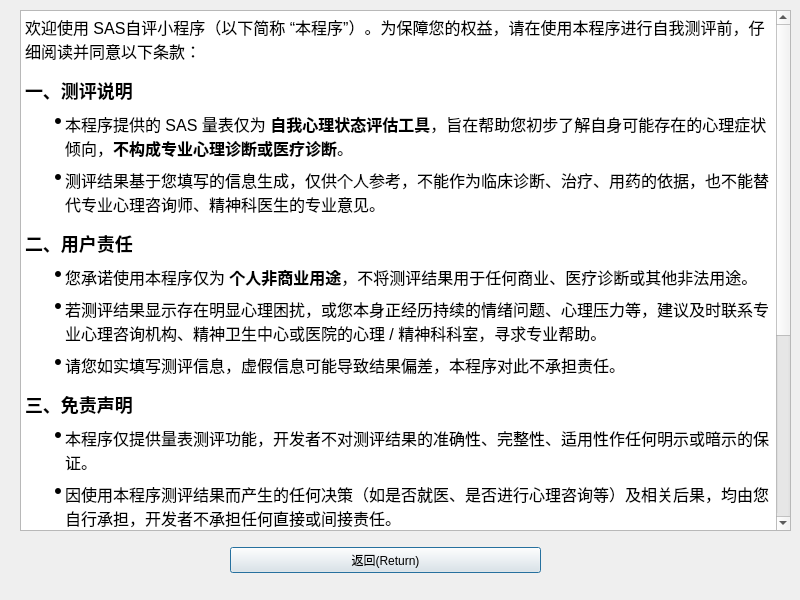
<?xml version="1.0" encoding="UTF-8"?>
<ui version="4.0">
 <class>Agreement</class>
 <widget class="QDialog" name="Agreement">
  <property name="geometry">
   <rect>
    <x>0</x>
    <y>0</y>
    <width>800</width>
    <height>600</height>
   </rect>
  </property>
  <property name="windowTitle">
   <string>Dialog</string>
  </property>
  <widget class="QWidget" name="horizontalLayoutWidget">
   <property name="geometry">
    <rect>
     <x>230</x>
     <y>540</y>
     <width>311</width>
     <height>41</height>
    </rect>
   </property>
   <layout class="QHBoxLayout" name="horizontalLayout">
    <item>
     <widget class="QPushButton" name="Return">
      <property name="text">
       <string>返回(Return)</string>
      </property>
     </widget>
    </item>
   </layout>
  </widget>
  <widget class="QTextBrowser" name="textBrowser">
   <property name="geometry">
    <rect>
     <x>20</x>
     <y>10</y>
     <width>771</width>
     <height>521</height>
    </rect>
   </property>
   <property name="html">
    <string>&lt;!DOCTYPE HTML PUBLIC &quot;-//W3C//DTD HTML 4.0//EN&quot; &quot;http://www.w3.org/TR/REC-html40/strict.dtd&quot;&gt;
&lt;html&gt;&lt;head&gt;&lt;meta name=&quot;qrichtext&quot; content=&quot;1&quot; /&gt;&lt;meta charset=&quot;utf-8&quot; /&gt;&lt;style type=&quot;text/css&quot;&gt;
p, li { white-space: pre-wrap; }
hr { height: 1px; border-width: 0; }
li.unchecked::marker { content: &quot;\2610&quot;; }
li.checked::marker { content: &quot;\2612&quot;; }
&lt;/style&gt;&lt;/head&gt;&lt;body style=&quot; font-family:'Microsoft YaHei UI'; font-size:9pt; font-weight:400; font-style:normal;&quot;&gt;
&lt;p style=&quot; margin-top:0px; margin-bottom:0px; margin-left:0px; margin-right:0px; -qt-block-indent:0; text-indent:0px; line-height:24px; background-color:#ffffff;&quot;&gt;&lt;span style=&quot; font-family:'Inter','-apple-system','BlinkMacSystemFont','Segoe UI','PingFang SC','Hiragino Sans GB','Microsoft YaHei','Helvetica Neue','Helvetica','Arial','sans-serif'; font-size:16px; color:#000000; background-color:#ffffff;&quot;&gt;欢迎使用 SAS自评小程序（以下简称 “本程序”）。为保障您的权益，请在使用本程序进行自我测评前，仔细阅读并同意以下条款：&lt;/span&gt;&lt;/p&gt;
&lt;h2 style=&quot; margin-top:14px; margin-bottom:0px; margin-left:0px; margin-right:0px; -qt-block-indent:0; text-indent:0px; line-height:27px; background-color:#ffffff;&quot;&gt;&lt;span style=&quot; font-family:'Inter','-apple-system','BlinkMacSystemFont','Segoe UI','PingFang SC','Hiragino Sans GB','Microsoft YaHei','Helvetica Neue','Helvetica','Arial','sans-serif'; font-size:x-large; font-weight:600; color:#000000; background-color:#ffffff;&quot;&gt;一、测评说明&lt;/span&gt;&lt;/h2&gt;
&lt;ul style=&quot;margin-top: 0px; margin-bottom: 0px; margin-left: 0px; margin-right: 0px; -qt-list-indent: 1;&quot;&gt;
&lt;li style=&quot; font-family:'Inter','-apple-system','BlinkMacSystemFont','Segoe UI','PingFang SC','Hiragino Sans GB','Microsoft YaHei','Helvetica Neue','Helvetica','Arial','sans-serif'; font-size:16px; color:#000000; background-color:#ffffff;&quot; style=&quot; margin-top:8px; margin-bottom:8px; margin-left:0px; margin-right:0px; -qt-block-indent:0; text-indent:0px; line-height:24px;&quot;&gt;本程序提供的 SAS 量表仅为 &lt;span style=&quot; font-weight:700;&quot;&gt;自我心理状态评估工具&lt;/span&gt;，旨在帮助您初步了解自身可能存在的心理症状倾向，&lt;span style=&quot; font-weight:700;&quot;&gt;不构成专业心理诊断或医疗诊断&lt;/span&gt;。&lt;/li&gt;
&lt;li style=&quot; font-family:'Inter','-apple-system','BlinkMacSystemFont','Segoe UI','PingFang SC','Hiragino Sans GB','Microsoft YaHei','Helvetica Neue','Helvetica','Arial','sans-serif'; font-size:16px; color:#000000; background-color:#ffffff;&quot; style=&quot; margin-top:8px; margin-bottom:8px; margin-left:0px; margin-right:0px; -qt-block-indent:0; text-indent:0px; line-height:24px;&quot;&gt;测评结果基于您填写的信息生成，仅供个人参考，不能作为临床诊断、治疗、用药的依据，也不能替代专业心理咨询师、精神科医生的专业意见。&lt;/li&gt;&lt;/ul&gt;
&lt;h2 style=&quot; margin-top:14px; margin-bottom:0px; margin-left:0px; margin-right:0px; -qt-block-indent:0; text-indent:0px; line-height:27px; background-color:#ffffff;&quot;&gt;&lt;span style=&quot; font-family:'Inter','-apple-system','BlinkMacSystemFont','Segoe UI','PingFang SC','Hiragino Sans GB','Microsoft YaHei','Helvetica Neue','Helvetica','Arial','sans-serif'; font-size:x-large; font-weight:600; color:#000000; background-color:#ffffff;&quot;&gt;二、用户责任&lt;/span&gt;&lt;/h2&gt;
&lt;ul style=&quot;margin-top: 0px; margin-bottom: 0px; margin-left: 0px; margin-right: 0px; -qt-list-indent: 1;&quot;&gt;
&lt;li style=&quot; font-family:'Inter','-apple-system','BlinkMacSystemFont','Segoe UI','PingFang SC','Hiragino Sans GB','Microsoft YaHei','Helvetica Neue','Helvetica','Arial','sans-serif'; font-size:16px; color:#000000; background-color:#ffffff;&quot; style=&quot; margin-top:8px; margin-bottom:8px; margin-left:0px; margin-right:0px; -qt-block-indent:0; text-indent:0px; line-height:24px;&quot;&gt;您承诺使用本程序仅为 &lt;span style=&quot; font-weight:700;&quot;&gt;个人非商业用途&lt;/span&gt;，不将测评结果用于任何商业、医疗诊断或其他非法用途。&lt;/li&gt;
&lt;li style=&quot; font-family:'Inter','-apple-system','BlinkMacSystemFont','Segoe UI','PingFang SC','Hiragino Sans GB','Microsoft YaHei','Helvetica Neue','Helvetica','Arial','sans-serif'; font-size:16px; color:#000000; background-color:#ffffff;&quot; style=&quot; margin-top:8px; margin-bottom:8px; margin-left:0px; margin-right:0px; -qt-block-indent:0; text-indent:0px; line-height:24px;&quot;&gt;若测评结果显示存在明显心理困扰，或您本身正经历持续的情绪问题、心理压力等，建议及时联系专业心理咨询机构、精神卫生中心或医院的心理 / 精神科科室，寻求专业帮助。&lt;/li&gt;
&lt;li style=&quot; font-family:'Inter','-apple-system','BlinkMacSystemFont','Segoe UI','PingFang SC','Hiragino Sans GB','Microsoft YaHei','Helvetica Neue','Helvetica','Arial','sans-serif'; font-size:16px; color:#000000; background-color:#ffffff;&quot; style=&quot; margin-top:8px; margin-bottom:8px; margin-left:0px; margin-right:0px; -qt-block-indent:0; text-indent:0px; line-height:24px;&quot;&gt;请您如实填写测评信息，虚假信息可能导致结果偏差，本程序对此不承担责任。&lt;/li&gt;&lt;/ul&gt;
&lt;h2 style=&quot; margin-top:14px; margin-bottom:0px; margin-left:0px; margin-right:0px; -qt-block-indent:0; text-indent:0px; line-height:27px; background-color:#ffffff;&quot;&gt;&lt;span style=&quot; font-family:'Inter','-apple-system','BlinkMacSystemFont','Segoe UI','PingFang SC','Hiragino Sans GB','Microsoft YaHei','Helvetica Neue','Helvetica','Arial','sans-serif'; font-size:x-large; font-weight:600; color:#000000; background-color:#ffffff;&quot;&gt;三、免责声明&lt;/span&gt;&lt;/h2&gt;
&lt;ul style=&quot;margin-top: 0px; margin-bottom: 0px; margin-left: 0px; margin-right: 0px; -qt-list-indent: 1;&quot;&gt;
&lt;li style=&quot; font-family:'Inter','-apple-system','BlinkMacSystemFont','Segoe UI','PingFang SC','Hiragino Sans GB','Microsoft YaHei','Helvetica Neue','Helvetica','Arial','sans-serif'; font-size:16px; color:#000000; background-color:#ffffff;&quot; style=&quot; margin-top:8px; margin-bottom:8px; margin-left:0px; margin-right:0px; -qt-block-indent:0; text-indent:0px; line-height:24px;&quot;&gt;本程序仅提供量表测评功能，开发者不对测评结果的准确性、完整性、适用性作任何明示或暗示的保证。&lt;/li&gt;
&lt;li style=&quot; font-family:'Inter','-apple-system','BlinkMacSystemFont','Segoe UI','PingFang SC','Hiragino Sans GB','Microsoft YaHei','Helvetica Neue','Helvetica','Arial','sans-serif'; font-size:16px; color:#000000; background-color:#ffffff;&quot; style=&quot; margin-top:8px; margin-bottom:8px; margin-left:0px; margin-right:0px; -qt-block-indent:0; text-indent:0px; line-height:24px;&quot;&gt;因使用本程序测评结果而产生的任何决策（如是否就医、是否进行心理咨询等）及相关后果，均由您自行承担，开发者不承担任何直接或间接责任。&lt;/li&gt;
&lt;li style=&quot; font-family:'Inter','-apple-system','BlinkMacSystemFont','Segoe UI','PingFang SC','Hiragino Sans GB','Microsoft YaHei','Helvetica Neue','Helvetica','Arial','sans-serif'; font-size:16px; color:#000000; background-color:#ffffff;&quot; style=&quot; margin-top:8px; margin-bottom:8px; margin-left:0px; margin-right:0px; -qt-block-indent:0; text-indent:0px; line-height:24px;&quot;&gt;本程序仅用于心理状态初步筛查，不具备治疗、干预功能，开发者不对任何因心理问题引发的风险（如自伤、情绪失控等）承担责任。&lt;/li&gt;&lt;/ul&gt;
&lt;h2 style=&quot; margin-top:14px; margin-bottom:0px; margin-left:0px; margin-right:0px; -qt-block-indent:0; text-indent:0px; line-height:27px; background-color:#ffffff;&quot;&gt;&lt;span style=&quot; font-family:'Inter','-apple-system','BlinkMacSystemFont','Segoe UI','PingFang SC','Hiragino Sans GB','Microsoft YaHei','Helvetica Neue','Helvetica','Arial','sans-serif'; font-size:x-large; font-weight:600; color:#000000; background-color:#ffffff;&quot;&gt;四、其他&lt;/span&gt;&lt;/h2&gt;
&lt;ul style=&quot;margin-top: 0px; margin-bottom: 0px; margin-left: 0px; margin-right: 0px; -qt-list-indent: 1;&quot;&gt;
&lt;li style=&quot; font-family:'Inter','-apple-system','BlinkMacSystemFont','Segoe UI','PingFang SC','Hiragino Sans GB','Microsoft YaHei','Helvetica Neue','Helvetica','Arial','sans-serif'; font-size:16px; color:#000000; background-color:#ffffff;&quot; style=&quot; margin-top:8px; margin-bottom:8px; margin-left:0px; margin-right:0px; -qt-block-indent:0; text-indent:0px; line-height:24px;&quot;&gt;您点击 “进入” 按钮，即表示您已阅读、理解并接受本须知全部条款。&lt;/li&gt;
&lt;li style=&quot; font-family:'Inter','-apple-system','BlinkMacSystemFont','Segoe UI','PingFang SC','Hiragino Sans GB','Microsoft YaHei','Helvetica Neue','Helvetica','Arial','sans-serif'; font-size:16px; color:#000000; background-color:#ffffff;&quot; style=&quot; margin-top:8px; margin-bottom:8px; margin-left:0px; margin-right:0px; -qt-block-indent:0; text-indent:0px; line-height:24px;&quot;&gt;若您不同意本条款，请勿使用本程序的测评功能并立即退出。&lt;/li&gt;
&lt;li style=&quot; font-family:'Inter','-apple-system','BlinkMacSystemFont','Segoe UI','PingFang SC','Hiragino Sans GB','Microsoft YaHei','Helvetica Neue','Helvetica','Arial','sans-serif'; font-size:16px; color:#000000; background-color:#ffffff;&quot; style=&quot; margin-top:8px; margin-bottom:8px; margin-left:0px; margin-right:0px; -qt-block-indent:0; text-indent:0px; line-height:24px;&quot;&gt;开发者有权根据实际情况更新本须知，更新后的条款将在程序内公示，继续使用本程序即视为接受更新后的条款。&lt;/li&gt;&lt;/ul&gt;
&lt;p style=&quot; margin-top:0px; margin-bottom:0px; margin-left:0px; margin-right:0px; -qt-block-indent:0; text-indent:0px; line-height:24px; background-color:#ffffff;&quot;&gt;&lt;span style=&quot; font-family:'Inter','-apple-system','BlinkMacSystemFont','Segoe UI','PingFang SC','Hiragino Sans GB','Microsoft YaHei','Helvetica Neue','Helvetica','Arial','sans-serif'; font-size:16px; color:#000000; background-color:#ffffff;&quot;&gt;—— 本程序仅为公益性质的心理测评工具，祝您身心健康！&lt;/span&gt;&lt;/p&gt;
&lt;p align=&quot;right&quot; style=&quot; margin-top:0px; margin-bottom:0px; margin-left:0px; margin-right:0px; -qt-block-indent:0; text-indent:0px; line-height:24px; background-color:#ffffff;&quot;&gt;&lt;span style=&quot; font-family:'Inter','-apple-system','BlinkMacSystemFont','Segoe UI','PingFang SC','Hiragino Sans GB','Microsoft YaHei','Helvetica Neue','Helvetica','Arial','sans-serif'; font-size:16px; color:#000000; background-color:#ffffff;&quot;&gt;&lt;br /&gt;12/10/25&lt;/span&gt;&lt;/p&gt;&lt;/body&gt;&lt;/html&gt;</string>
   </property>
  </widget>
 </widget>
 <resources/>
 <connections/>
</ui>
